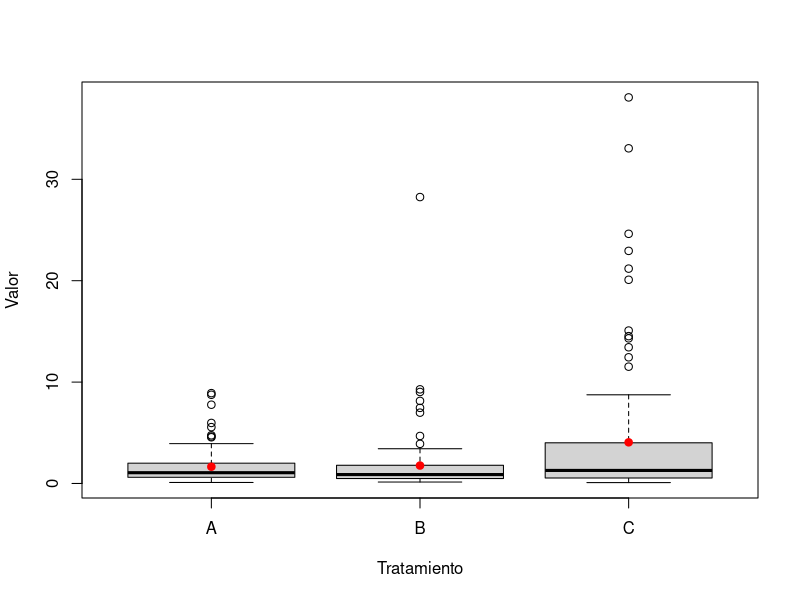
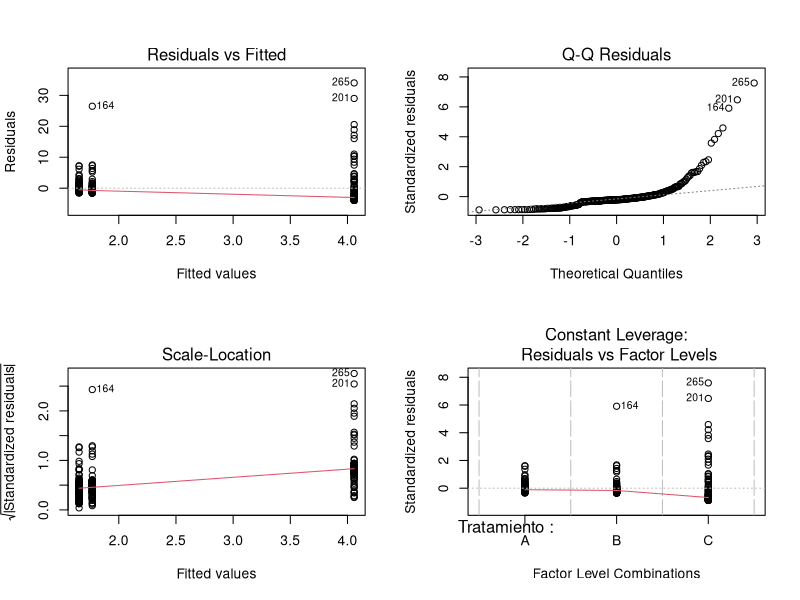

Here is the R script that generated these plots, in order:
## ---- chunk 1
knitr::opts_chunk$set(echo = TRUE)
## ---- chunk 2
set.seed(123)

y1 <- exp(rnorm(100, 0, 1))
y2 <- exp(rnorm(100, 0.1, 1))
y3 <- exp(rnorm(100, 0.2, 1.5))

trats <- rep(c("A", "B", "C"), each = 100)

base.datos <- data.frame(Valor = c(y1, y2, y3),
                         Tratamiento = trats)

## ---- chunk 3
boxplot(Valor ~ Tratamiento, base.datos)
points(c(1, 2, 3),
       c(mean(y1), mean(y2), mean(y3)),
       col = "red", pch = 20, cex = 1.5)
## ---- chunk 4
modelo.1 <- aov(Valor ~ Tratamiento, data = base.datos)
modelo.2 <- kruskal.test(Valor ~ Tratamiento, data = base.datos)
## ---- chunk 5
summary(modelo.1)
## ---- chunk 6
modelo.2
## ---- chunk 7
par(mfrow = c(2,2))
plot(modelo.1)
